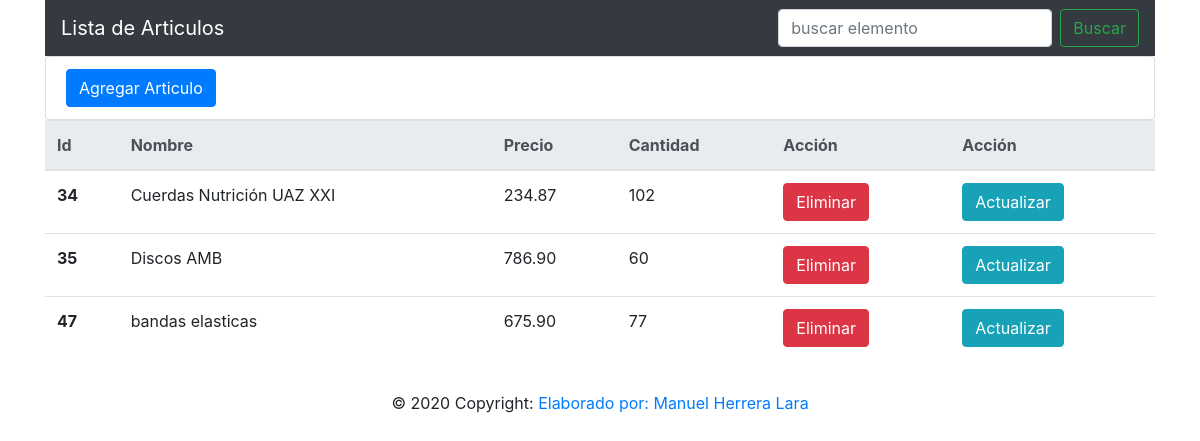
The page /articulos/lista/ on the database its author committed.
### articulos/models.py (models this page shows, shortened)
class Articulo(models.Model):
    nombre = models.CharField("Nombre", max_length=100, validators=[
                              MaxLengthValidator(100)])
    cantidad = models.IntegerField("Stock", validators=[validate_cantidad])
    precio = models.DecimalField(
        "Precio unitario", max_digits=10, decimal_places=2)
    descripcion = models.TextField("Descripción", null=True, blank=True)

### articulos/views.py (the view)
# urls.py: path('lista/', views.lista, name="lista_articulos"),
def lista(request):
    articulos = Articulo.objects.all()
    return render(
        request, 'articulos/lista_articulos.html',
        {'articulos': articulos}
    )

### articulos/templates/articulos/lista_articulos.html
{% extends 'articulos/base.html' %}
{% block content%}
    <div class="container">
        <div>
            <ul class="list-group">
                <li class="list-group-item">
                    <a href="{% url 'articulos:agregar' %}">
                        <button type="button" class="btn btn-primary">Agregar Articulo</button>
                    </a>
                </li>
            </ul>
        </div>
        <table class="table">
            <thead class="thead-light">
                <tr>
                    <th scope="col">Id</th>
                    <th scope="col">Nombre</th>
                    <th scope="col">Precio</th>
                    <th scope="col">Cantidad</th>
                    <th acope="col">Acción</th>
                    <th scope="col">Acción</th>
                </tr>
            </thead>
            <tbody>
                {% for articulo in articulos %}
                    <tr>
                        <th scope="row">{{ articulo.id }}</th>
                        <td>{{ articulo.nombre }}</td>
                        <td>{{ articulo.precio }}</td>
                        <td>{{ articulo.cantidad }}</td>
                        <td>
                            <a href="{% url 'articulos:eliminar' articulo.id %}">
                                <button type="button" class="btn btn-danger">Eliminar</button>
                            </a>
                        </td>
                        <td>
                            <a href="{% url 'articulos:actualizar' articulo.id %}">
                                <button type="button" class="btn btn-info">Actualizar</button>
                            </a>
                        </td>
                    </tr>
                {% endfor %}
            </tbody>
        </table>
    </div>
{% endblock%}

### rows shown on the page
Articulo: id "34", nombre "Cuerdas Nutrición UAZ XXI", precio "234.87", cantidad "102"
Articulo: id "35", nombre "Discos AMB", precio "786.90", cantidad "60"
Articulo: id "47", nombre "bandas elasticas", precio "675.90", cantidad "77"
